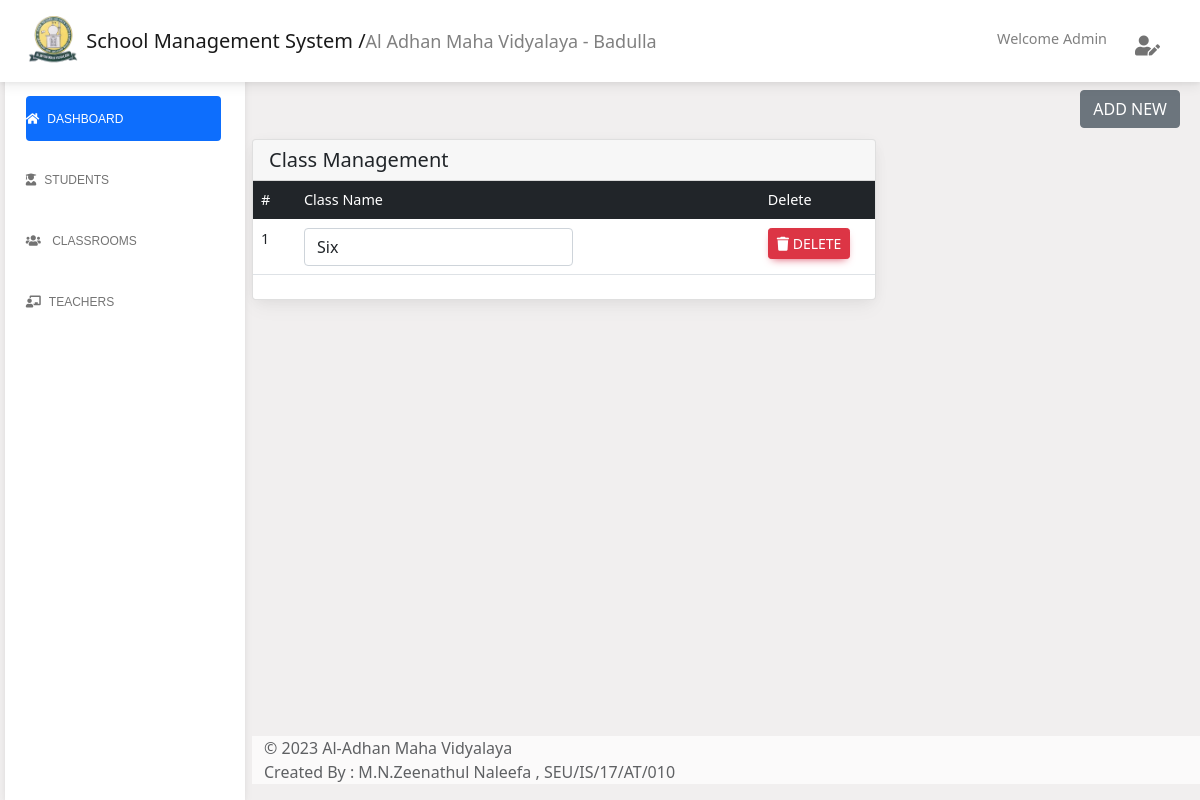
The page /admin/class.php (signed in) on the database as committed earlier.
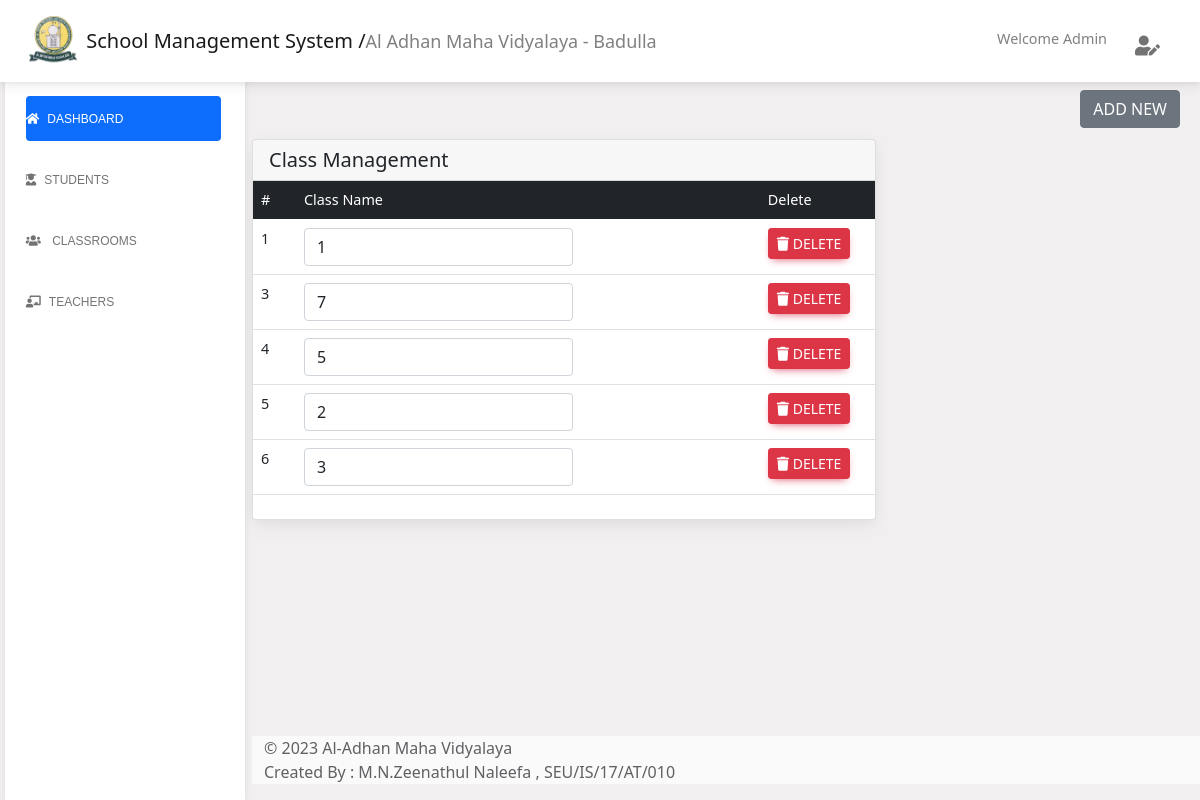
The same page on the database as committed later.
### tables this page shows
CREATE TABLE `class` (
  `cls_id` int(255) NOT NULL,
  `cls_name` varchar(255) NOT NULL,
  `is_deleted` int(2) NOT NULL
);

### server/include/fetch.php (called while the page is built, shortened)
<?php
    function fetchClass(){
        include 'connection.php';
        $viewcls = "SELECT * FROM class WHERE is_deleted = '0'";
        return mysqli_query($con, $viewcls);
    }
?>

### admin/class.php (the view, shortened to what this page needs)
<?php include 'pages/header.php';
?>
<main class="main-content position-relative max-height-vh-100 h-100 mt-1 border-radius-lg ">
    <?php include 'navbar.php'; ?>
    <div class="container-fluid py-4">
        <div class="row">
            <div class="d-grid gap-2 d-md-flex justify-content-md-end" style="padding-bottom:0.7rem; margin-top:0.5rem;">
                <button class="btn btn-secondary me-md-2" type="button" data-bs-toggle="modal"
                    data-bs-target="#exampleModal">Add New</button>
            </div>
        </div>
        <div class="col-8">
            <div class="card mb-4">
                <div class="card-header pb-0">
                    <h5>Class Management</h5>
                </div>
                <div class="card-body px-0 pt-0 pb-2">
                    <div class="table-responsive p-0">
                        <table class="table">
                            <thead class="table-dark" style="width: 100%;">
                                <tr>
                                    <th>#</th>
                                    <th>Class Name</th>
                                    <th style="width:8em;">Delete</th>
                                </tr>
                            </thead>
                            <tbody>
                                <?php
                                    $getcls = fetchClass();
                                    while ($row = mysqli_fetch_assoc($getcls)) {
                                        $id = $row['cls_id'];
                                        $name = $row['cls_name'];
                                ?>
                                <tr>
                                    <td><?php echo $id; ?></td>
                                    <td><input type="text" class="form-control"
                                    onchange="EditData(this,<?php echo $id; ?>,'cls_name','class','cls_id')" id="name<?php echo $id; ?>" name="name"
                                        value="<?php echo $name; ?>" width="20px"></td>
                                    <td><button class="btn btn-danger btn-sm" onclick="deleteData(<?php echo $id; ?> ,'class','cls_id')"><i
                                        class="fa-solid fa-trash"></i> Delete </button></td>
                                </tr>
                                <?php } ?>
                            </tbody>
                        </table>
                    </div>
                </div>
            </div>
        </div>
        <?php include 'pages/footer.php'; ?>
    </div>
</main>
</body>
</html>

Rows that differ between the two databases and show on the page:
changed class id 1: name "Six" → "1"
added class: cls_id "3", name "7"
added class: cls_id "4", name "5"
added class: cls_id "5", name "2"
added class: cls_id "6", name "3"
